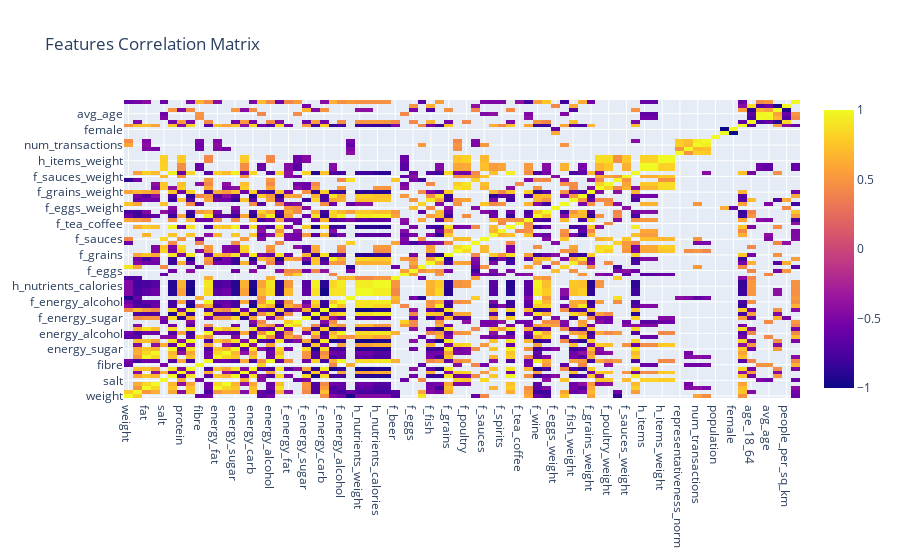

The cell this chart's notebook holds for it:
### Code cell
trace1 = {
  "type": "heatmap", 
  "x": rho.columns, 
  "y": rho.columns, 
  "z": rho
}
data = go.Data([trace1])
layout = {"title": "Features Correlation Matrix"}
fig = go.Figure(data=data, layout=layout)
fig.show()

### Figure 1 — Plotly figure (JSON) as saved in the notebook; plotly's stock layout.template omitted (floating-point values rounded to 4 significant figures; data arrays with more than 128 entries replaced by an {"elided": "..."} marker saying what was removed)
{"data": [{"type": "heatmap", "x": ["weight", "volume", "fat", "saturate", "salt", "sugar", "protein", "carb", "fibre", "alcohol", "energy_fat", "energy_saturate", "energy_sugar", "energy_protein", "energy_carb", "energy_fibre", "energy_alcohol", "energy_tot", "f_energy_fat", "f_energy_saturate", "f_energy_sugar", "f_energy_protein", "f_energy_carb", "f_energy_fibre", "f_energy_alcohol", "energy_density", "h_nutrients_weight", "h_nutrients_weight_norm", "h_nutrients_calories", "h_nutrients_calories_norm", "f_beer", "f_dairy", "f_eggs", "f_fats_oils", "f_fish", "f_fruit_veg", "f_grains", "f_meat_red", "f_poultry", "f_readymade", "f_sauces", "f_soft_drinks", "f_spirits", "f_sweets", "f_tea_coffee", "f_water", "f_wine", "f_dairy_weight", "f_eggs_weight", "f_fats_oils_weight", "f_fish_weight", "f_fruit_veg_weight", "f_grains_weight", "f_meat_red_weight", "f_poultry_weight", "f_readymade_weight", "f_sauces_weight", "f_sweets_weight", "h_items", "h_items_norm", "h_items_weight", "h_items_weight_norm", "representativeness_norm", "transaction_days", "num_transactions", "man_day", "population", "male", "female", "age_0_17", "age_18_64", "age_65+", "avg_age", "area_sq_km", "people_per_sq_km", "Net annual income (£)"], "y": ["weight", "volume", "fat", "saturate", "salt", "sugar", "protein", "carb", "fibre", "alcohol", "energy_fat", "energy_saturate", "energy_sugar", "energy_protein", "energy_carb", "energy_fibre", "energy_alcohol", "energy_tot", "f_energy_fat", "f_energy_saturate", "f_energy_sugar", "f_energy_protein", "f_energy_carb", "f_energy_fibre", "f_energy_alcohol", "energy_density", "h_nutrients_weight", "h_nutrients_weight_norm", "h_nutrients_calories", "h_nutrients_calories_norm", "f_beer", "f_dairy", "f_eggs", "f_fats_oils", "f_fish", "f_fruit_veg", "f_grains", "f_meat_red", "f_poultry", "f_readymade", "f_sauces", "f_soft_drinks", "f_spirits", "f_sweets", "f_tea_coffee", "f_water", "f_wine", "f_dairy_weight", "f_eggs_weight", "f_fats_oils_weight", "f_fish_weight", "f_fruit_veg_weight", "f_grains_weight", "f_meat_red_weight", "f_poultry_weight", "f_readymade_weight", "f_sauces_weight", "f_sweets_weight", "h_items", "h_items_norm", "h_items_weight", "h_items_weight_norm", "representativeness_norm", "transaction_days", "num_transactions", "man_day", "population", "male", "female", "age_0_17", "age_18_64", "age_65+", "avg_age", "area_sq_km", "people_per_sq_km", "Net annual income (£)"], "z": {"elided": "76x76 float values"}}], "layout": {"title": {"text": "Features Correlation Matrix"}}}
